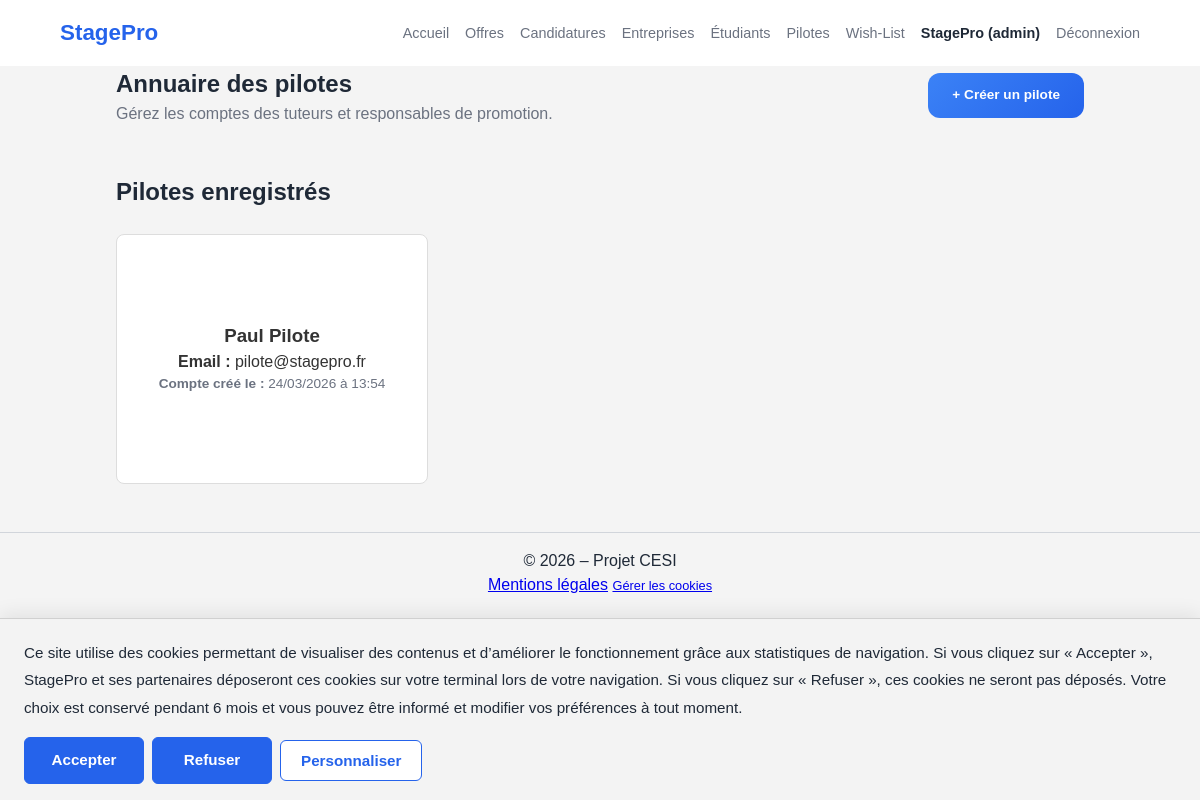
Before: /index.php?page=pilotes (signed in) with the older database file.
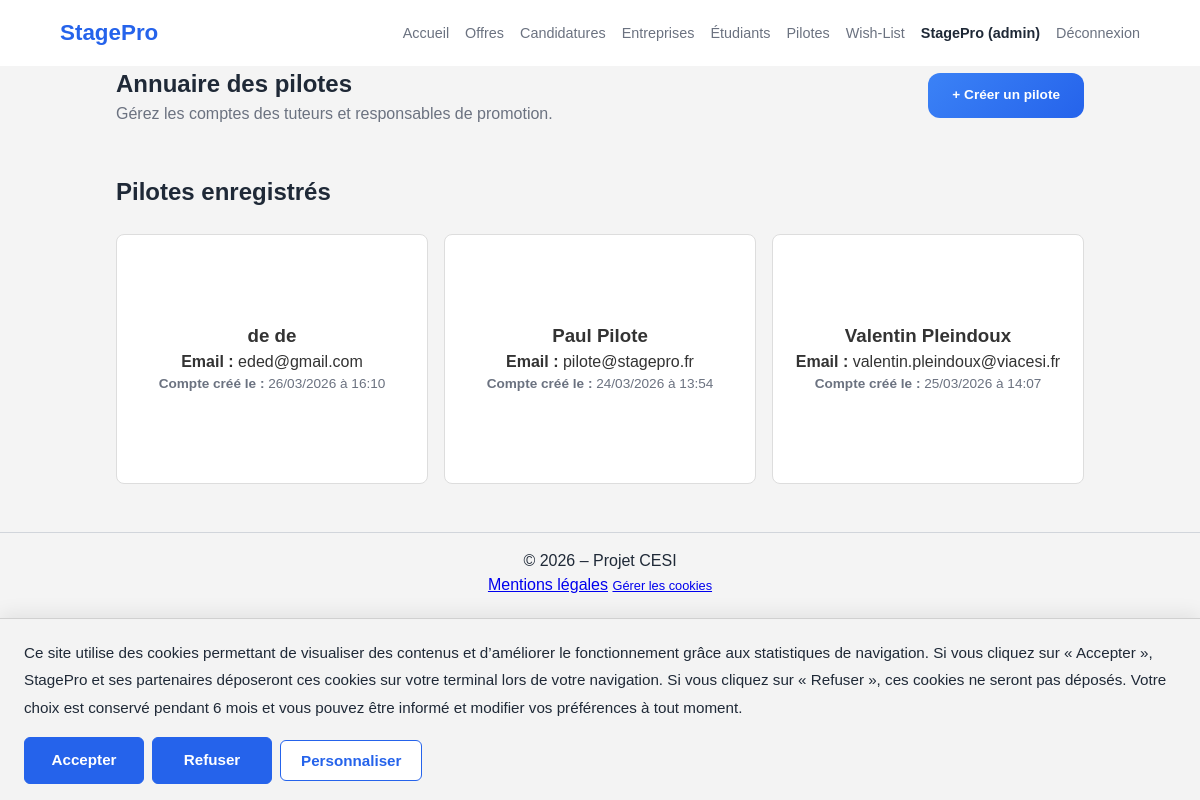
After: the same page with the newer database file.
### tables this page shows
CREATE TABLE `utilisateurs` (
  `id` int(11) NOT NULL,
  `nom` varchar(100) NOT NULL,
  `prenom` varchar(100) NOT NULL,
  `email` varchar(150) NOT NULL,
  `mot_de_passe` varchar(255) NOT NULL,
  `role_id` int(11) NOT NULL,
  `created_at` timestamp NOT NULL DEFAULT current_timestamp()
);

### app/Controllers/PiloteController.php (called while the page is built, shortened)
<?php
require_once __DIR__ . '/../Models/Utilisateur.php';
class PiloteController
{
    private $model;
    public function __construct()
    {
        $this->model = new Utilisateur();
    }
    public function index()
    {
        $pilotes = $this->model->findByRole('pilote');
        include __DIR__ . '/../Views/layout/header.php';
        include __DIR__ . '/../Views/pilotes/liste.php';
        include __DIR__ . '/../Views/layout/footer.php';
    }
}

### config/Database.php (called while the page is built)
<?php
class Database {
    private static $instance = null;
    public static function getConnection() {
        if (self::$instance === null) {
            try {
                self::$instance = new PDO(
                    "mysql:host=localhost;dbname=stagepro;charset=utf8",
                    "root",
                    ""
                );
                self::$instance->setAttribute(PDO::ATTR_ERRMODE, PDO::ERRMODE_EXCEPTION);
                self::$instance->setAttribute(PDO::ATTR_DEFAULT_FETCH_MODE, PDO::FETCH_ASSOC);
            } catch (PDOException $e) {
                die("Erreur de connexion : " . $e->getMessage());
            }
        }
        return self::$instance;
    }
}

### app/Models/Utilisateur.php (called while the page is built, shortened)
<?php
require_once __DIR__ . '/../../config/Database.php';
class Utilisateur {
    private $db;
    public function __construct() {
        $this->db = Database::getConnection();
    }
    public function findByRole($roleNom) {
        $sql = "SELECT u.*, r.nom AS role_nom
                FROM utilisateurs u
                JOIN roles r ON u.role_id = r.id
                WHERE r.nom = :role
                ORDER BY u.nom, u.prenom";
        $stmt = $this->db->prepare($sql);
        $stmt->execute(['role' => $roleNom]);
        return $stmt->fetchAll(PDO::FETCH_ASSOC);
    }
}

### app/Views/pilotes/liste.php (the view)
<section>
  <div style="display: flex; justify-content: space-between; align-items: center;">
    <div>
      <h1>Annuaire des pilotes</h1>
      <p style="color: var(--text-muted);">Gérez les comptes des tuteurs et responsables de promotion.</p>
    </div>
    <?php if (isset($_SESSION['user']) && $_SESSION['user']['role'] === 'admin'): ?>
      <a href="index.php?page=pilote-create" class="btn-cta" style="font-size: 0.85rem;">+ Créer un pilote</a>
    <?php endif; ?>
  </div>
</section>
<section style="margin-top: 3rem;">
  <h2>Pilotes enregistrés</h2>
  <div class="container-espaces" style="margin-top: 1.5rem;">
    <?php foreach ($pilotes as $p): ?>
        <article class="card">
          <h3><?= htmlspecialchars($p['prenom'] . ' ' . $p['nom']) ?></h3>
          <p><strong>Email :</strong> <?= htmlspecialchars($p['email']) ?></p>
          <p style="font-size: 0.85rem; color: var(--text-muted);">
            <strong>Compte créé le :</strong>
            <?= !empty($p['created_at']) ? date('d/m/Y à H:i', strtotime($p['created_at'])) : 'Non renseignée' ?>
          </p>
          <a href="index.php?page=pilote-detail&id=<?= (int)$p['id'] ?>" class="lien-etendu"></a>
        </article>
    <?php endforeach; ?>
  </div>
</section>

### public/index.php (shortened to what this page needs)
<?php
require_once __DIR__ . '/../config/Database.php';
require_once __DIR__ . '/../app/Controllers/PiloteController.php';
$page = $_GET['page'] ?? 'home';
switch ($page) {
    case 'pilotes':
        (new PiloteController())->index();
        break;
}

### app/Views/layout/header.php (shortened to what this page needs)
<?php
$cookieConsent = $_COOKIE['cookie_consent'] ?? null;
?>
<!DOCTYPE html>
<html lang="fr">
<head>
  <link rel="stylesheet" href="styles.css">
</head>
<body>
  <header>
    <h1><a href="index.php?page=home">StagePro</a></h1>
    <nav aria-label="Navigation principale">
      <ul>
          <li><a href="index.php?page=home">Accueil</a></li>
          <li><a href="index.php?page=offres">Offres</a></li>
          <li><a href="index.php?page=candidatures">Candidatures</a></li>
          <li><a href="index.php?page=entreprises">Entreprises</a></li>
          <?php if (isset($_SESSION['user']) && in_array($_SESSION['user']['role'], ['admin', 'pilote'], true)): ?>
              <li><a href="index.php?page=etudiants">Étudiants</a></li>
          <?php endif; ?>
          <?php if (isset($_SESSION['user']) && in_array($_SESSION['user']['role'], ['admin', 'pilote'], true)): ?>
              <li><a href="index.php?page=pilotes">Pilotes</a></li>
          <?php endif; ?>
          <li><a href="index.php?page=wishlist">Wish-List</a></li>
          <?php if (isset($_SESSION['user'])): ?>
              <li>
                  <strong><?= htmlspecialchars($_SESSION['user']['prenom']) ?> (<?= htmlspecialchars($_SESSION['user']['role']) ?>)</strong>
              </li>
              <li><a href="index.php?page=logout">Déconnexion</a></li>
          <?php else: ?>
              <li><a href="index.php?page=login">Connexion</a></li>
          <?php endif; ?>
      </ul>
    </nav>
  </header>
  <?php if ($cookieConsent === null): ?>
    <div id="cookie-banner" style="
      position: fixed;
      bottom: 0;
      left: 0;
      width: 100%;
      background: #f3f3f3;
      border-top: 1px solid #d0d0d0;
      padding: 20px 24px 16px 24px;
      z-index: 9999;
      box-sizing: border-box;
      box-shadow: 0 -4px 18px rgba(0, 0, 0, 0.08);
    ">
      <div style="max-width: 1200px; margin: 0 auto;">
        <p style="
          margin: 0 0 16px 0;
          font-size: 0.95rem;
          line-height: 1.8;
          color: #1f2937;
        ">
          Ce site utilise des cookies permettant de visualiser des contenus et d’améliorer le fonctionnement grâce aux statistiques de navigation.
          Si vous cliquez sur « Accepter », StagePro et ses partenaires déposeront ces cookies sur votre terminal lors de votre navigation.
          Si vous cliquez sur « Refuser », ces cookies ne seront pas déposés.
          Votre choix est conservé pendant 6 mois et vous pouvez être informé et modifier vos préférences à tout moment.
        </p>
        <div style="display: flex; gap: 8px; flex-wrap: wrap; align-items: center;">
          <a href="index.php?page=cookie-accept" style="
            display: inline-flex;
            align-items: center;
            justify-content: center;
            background: #2563eb;
            color: #ffffff !important;
            text-decoration: none !important;
            padding: 11px 20px;
            font-size: 0.95rem;
            font-weight: 600;
            border: 1px solid #2563eb;
            border-radius: 6px;
            min-width: 120px;
            box-sizing: border-box;
          ">
            Accepter
          </a>
          <a href="index.php?page=cookie-refuse" style="
            display: inline-flex;
            align-items: center;
            justify-content: center;
            background: #2563eb;
            color: #ffffff !important;
            text-decoration: none !important;
            padding: 11px 20px;
            font-size: 0.95rem;
            font-weight: 600;
            border: 1px solid #2563eb;
            border-radius: 6px;
            min-width: 120px;
            box-sizing: border-box;
          ">
            Refuser
          </a>
          <button type="button" onclick="toggleCookiesSettings()" style="
            display: inline-flex;
            align-items: center;
            justify-content: center;
            background: #ffffff;
            color: #2563eb;
            padding: 11px 20px;
            font-size: 0.95rem;
            font-weight: 600;
            border: 1px solid #2563eb;
            border-radius: 6px;
            cursor: pointer;
            min-width: 140px;
            box-sizing: border-box;
          ">
            Personnaliser
          </button>
        </div>
      </div>
    </div>
  <?php endif; ?>
  <main id="contenu">

### app/Views/layout/footer.php (shortened to what this page needs)
</main>
  <footer>
    <p>© 2026 – Projet CESI</p>
    <p><a href="index.php?page=mentions">Mentions légales</a>
    <a href="index.php?page=cookie-reset" style="font-size: 0.8rem;">
    Gérer les cookies
</a>
  </footer>
</body>
</html>

### public/styles.css (style rules this page uses)
:root { --bg-body: #f4f4f4; --surface: #ffffff; --accent: #2563eb; --text-main: #1f2937; --text-muted: #6b7280; --border: #d1d5db; --header-height: 0px; }
* { box-sizing: border-box; margin: 0; padding: 0; }
body { background-color: var(--bg-body); color: var(--text-main); font-family: sans-serif; line-height: 1.5; padding-bottom: 2rem; }
header { padding: 1rem 5%; display: flex; justify-content: space-between; align-items: center; background: #fff; position: sticky; top: 0; z-index: 1000; border-bottom: none; }
header h1 { font-size: 1.4rem; color: var(--accent); }
nav ul { display: flex; list-style: none; gap: 1rem; }
nav ul li a, nav ul li strong { text-decoration: none; font-size: 0.9rem; color: var(--text-muted); }
nav ul li strong { color: var(--text-main); font-weight: bold; }
main { margin: 0; padding: 0; }
section { margin-bottom: 5rem; }
header h1 a { text-decoration: none; color: var(--accent); }
.btn-cta { background: linear-gradient(135deg, #3b82f6, #2563eb); color: white; padding: 12px 24px; font-size: 1rem; font-weight: 600; border-radius: 12px; text-decoration: none; display: inline-block; transition: all 0.2s ease; }
div[aria-label*="Liste"], .container-espaces, .grid-offres { display: grid; grid-template-columns: repeat(auto-fill, minmax(280px, 1fr)); gap: 1rem; margin-top: 1rem; }
article { background: var(--surface); border: 1px solid var(--border); padding: 1rem; position: relative; min-height: 150px; background-size: cover; background-position: center; }
article a.lien-etendu { position: absolute; top: 0; left: 0; width: 100%; height: 100%; z-index: 5; }
button { background: #374151; color: #fff; border: none; padding: 0.6rem 1rem; cursor: pointer; }
footer { margin-top: 3rem; padding: 1rem; text-align: center; border-top: 1px solid var(--border); }
.card { background-size: cover; background-position: center; min-height: 250px; display: flex; flex-direction: column; justify-content: center; text-align: center; border: 1px solid #ddd; border-radius: 8px; padding: 20px; text-decoration: none; color: #333; }
section:not(.hero):not(.entreprise-showcase):not(.espaces-section):not(.stats-section) { max-width: 1000px; margin: 0 auto 2.5rem auto; padding: 0 1rem; }

Changed rows visible on the page:
added utilisateurs: prenom+nom "de de", email "eded@gmail.com", created_at "26/03/2026 à 16:10"
added utilisateurs: prenom+nom "Valentin Pleindoux", email "valentin.pleindoux@viacesi.fr", created_at "25/03/2026 à 14:07"
